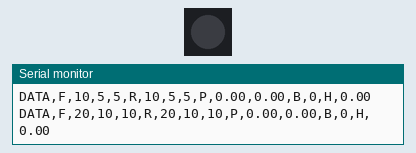
Recording of a program running on a simulated ESP32-C6. Shown: 1 RGB LEDs in strip order, left to right, the last lines printed to the serial monitor. Dim RGB values are drawn brighter than linear.

Above: at 0.1 s.
At 0.5 s:
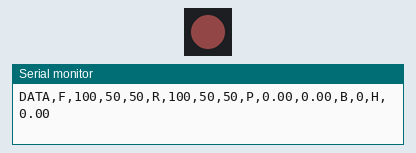
Timing chart, 0 to 2.0 s (numbered marks = the images above):
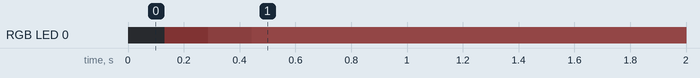

The program:

main.cpp
```cpp
// ========================================
// Wi-Fi/MQTT DISABLE for UART-only evaluation
// ========================================
#define DISABLE_WIFI

#include "globals.h"
#ifndef DISABLE_WIFI
#include "mqttClient.h"
#include "otaUpdater.h"
#include <WiFi.h>
#include <PubSubClient.h>
#include <WiFiMulti.h>
#endif
#include <Adafruit_NeoPixel.h>
// #include "defines.h"

int fwVersion = 9;

char macWithoutColons[13];
char deviceId[4] = "";  // ※ deviceId のサイズも globals.h と合わせる必要があります
uint8_t deviceIdNumber;

#ifndef DISABLE_WIFI
// Wi-Fi/MQTT 関連
const char* ssid        = "FU";
const char* password    = "spark!!!!!";
const char* mqtt_server = "192.168.1.2";
WiFiClient espClient;
PubSubClient mqttClient(espClient);
WiFiMulti wifiMulti;

IPAddress pickBroker(const String &ssid)
{
  if (ssid == "FU")
    return IPAddress(192, 168, 1, 2);
  if (ssid == "PRACHTSAALstudio")
    return IPAddress(192, 168, 178, 178);
  return IPAddress(192, 168, 0, 10); // デフォルト
}
#endif

// ESP32C6 Onboard LED関連
Adafruit_NeoPixel pixel(1, NEOPIXEL_PIN, NEO_GRB + NEO_KHZ800);

#ifndef DISABLE_WIFI
// 各種フラグや変数
bool idAcquired           = false;
bool colorTopicSubscribed = false;
bool psTopicSubscribed = false;
bool dlTopicSubscribed = false;
bool atTopicSubscribed = false;
bool rbTopicSubscribed = false; // 追加: "rb/" トピックのサブスクライブ状態
float xValue = 0.0, yValue = 0.0;
bool imuInitialized       = false;
uint8_t autonomousMode = 0; // 自律モードの状態 (0=OFF, 1=ON)
// OTA 関連
bool OTAprogress          = false;

// タイマー管理など（例）
unsigned long lastMacPublish   = 0;
unsigned long lastDataPublish  = 0;
const unsigned long macPublishInterval  = 5000;
const unsigned long dataPublishInterval = 1000;
#else
// UART-only mode variables
uint8_t autonomousMode = 0; // 自律モードの状態 (0=OFF, 1=ON)
#endif

// LED制御関連
bool mqtt_led_override = false;        // MQTTからのLED制御が有効かどうか
unsigned long last_mqtt_led_time = 0;  // 最後にMQTTからLED制御された時刻

// 現在の状態を保持
uint8_t current_f_r = 0, current_f_g = 0, current_f_b = 0;
uint8_t current_r_r = 0, current_r_g = 0, current_r_b = 0;
float current_pitch = 0.0f, current_yaw = 0.0f;

#ifndef DISABLE_WIFI
// ----- 追加：globals.h で extern 宣言している OTA 関連変数の定義 -----
// ※ これらの変数が otaUpdater.cpp で使われるので、必ず定義してください。
String host = "comone-fragmented-unity-fw.s3.ap-northeast-1.amazonaws.com";
int port = 80;
String bin = "/fu.bin";

long contentLength = 0;
bool isValidContentType = false;
int retryCount = 0;
const int maxRetry = 20;

// ----- 送信テスト用設定（例） -----
unsigned long lastSendTestPublish = 0;
int sendFlag = 1;
int sendFramerate = 1;
int sendPayloadSize = 10;
#endif

// ---------------------------------------------------------
// extern uint8_t PIN_U1_SDA; // I2C to U2
// extern uint8_t PIN_U1_SCL;

bool homed = false; // ホームポジションにいるかどうか

float enc_horizontal = 0.0; // MQTT から取得する水平エンコーダー値

// ----- LED Gradation variables -----
unsigned long lastHueSendTime = 0;
const unsigned long HUE_SEND_INTERVAL = 100; // 100ms interval
float currentHue = 220.0f; // Start with elegant blue-purple
float hueSpeed = 0.5f;     // Smooth speed for gradation

// Elegant HUE ranges (avoid vulgar colors)
const float HUE_BLUE_PURPLE_MIN = 220.0f;
const float HUE_BLUE_PURPLE_MAX = 280.0f;
const float HUE_CYAN_GREEN_MIN = 160.0f;
const float HUE_CYAN_GREEN_MAX = 200.0f;
const float HUE_GOLD_ORANGE_MIN = 20.0f;
const float HUE_GOLD_ORANGE_MAX = 50.0f;

// ---------------------------------------------------------
// ヘルパー関数
// ---------------------------------------------------------
void setLEDColor(uint8_t r, uint8_t g, uint8_t b) {
  // pixels.setPixelColor(0, pixels.Color(r, g, b)); // strip.gamma8(value)
  uint8_t r_corr = pixel.gamma8(r);
  uint8_t g_corr = pixel.gamma8(g);
  uint8_t b_corr = pixel.gamma8(b);
  setOnboardLEDColor(r, g, b);

  // MQTTからのLED制御をマーク
  mqtt_led_override = true;
  last_mqtt_led_time = millis();

  // 現在のLED状態を更新
  current_f_r = r_corr; current_f_g = g_corr; current_f_b = b_corr;
  current_r_r = r_corr; current_r_g = g_corr; current_r_b = b_corr;
  // 現在の姿勢データと合わせて統合パケット送信
  sendDataPacketToU3(current_f_r, current_f_g, current_f_b, current_r_r, current_r_g, current_r_b, current_pitch, current_yaw, autonomousMode);
}

void setTubeInitialColor(uint8_t r, uint8_t g, uint8_t b, uint8_t brightness) {
  // フェードイン演出: 黒(0,0,0)から目標色(r,g,b)まで2秒かけて徐々に明るく
  const int fadeSteps = 10;        // フェードステップ数
  const int fadeDelay = 40;        // 各ステップ間の遅延(ms) → 2秒総時間

  for (int step = 0; step <= fadeSteps; step++) {
    float progress = (float)step / fadeSteps;

    // 目標色への線形補間
    uint8_t fade_r = (uint8_t)(r * progress);
    uint8_t fade_g = (uint8_t)(g * progress);
    uint8_t fade_b = (uint8_t)(b * progress);
    // uint8_t fade_brightness = (uint8_t)(brightness * progress);

    // U3とオンボードLEDを同期してフェードイン
    sendDataPacketToU3(fade_r, fade_g, fade_b, fade_r, fade_g, fade_b, current_pitch, current_yaw, autonomousMode);
    setOnboardLEDColor(fade_r, fade_g, fade_b);

    delay(fadeDelay);
  }

  // 最終的な目標色を確実に設定
  sendDataPacketToU3(r, g, b, r, g, b, 0, 0, autonomousMode); // brightness を1 or 0に変更　isAutonomous
  setOnboardLEDColor(r, g, b);
}

void setOnboardLEDColor(uint8_t r, uint8_t g, uint8_t b){
  pixel.setPixelColor(0, pixel.Color(r, g, b));
  pixel.show();
}

// // 統合データパケット送信関数
// void sendDataPacketToU3(uint8_t f_r, uint8_t f_g, uint8_t f_b, uint8_t r_r, uint8_t r_g, uint8_t r_b, float pitch_deg, float yaw_deg, uint8_t brightness) {
//   // pitch: -60°〜+60° → 0〜255
//   uint8_t pitch8 = constrain((pitch_deg + 60.0f) * 255.0f / 120.0f, 0, 255);

//   // yaw: 0°〜360° → 0〜255
//   uint8_t yaw8 = constrain(yaw_deg * 255.0f / 360.0f, 0, 255);

//   // 重複送信防止：前回と同じデータなら送信しない
//   static uint8_t last_f_r = 255, last_f_g = 255, last_f_b = 255;
//   static uint8_t last_r_r = 255, last_r_g = 255, last_r_b = 255;
//   static uint8_t last_pitch8 = 255, last_yaw8 = 255;

//   // LED値は完全一致、pitch/yawは1以上の差があれば送信
//   bool led_same = (f_r == last_f_r && f_g == last_f_g && f_b == last_f_b &&
//                    r_r == last_r_r && r_g == last_r_g && r_b == last_r_b);
//   bool pitch_same = (abs((int)pitch8 - (int)last_pitch8) < 1);
//   bool yaw_same = (abs((int)yaw8 - (int)last_yaw8) < 1);

//   if (led_same && pitch_same && yaw_same) {
//     return; // 同じデータなので送信しない
//   }

//   // 前回データを更新
//   last_f_r = f_r; last_f_g = f_g; last_f_b = f_b;
//   last_r_r = r_r; last_r_g = r_g; last_r_b = r_b;
//   last_pitch8 = pitch8; last_yaw8 = yaw8;

//   // 統合パケット送信
//   Serial1.printf("DATA,F,%hhu,%hhu,%hhu,R,%hhu,%hhu,%hhu,P,%hhu,%hhu,B,%hhu\n", f_r, f_g, f_b, r_r, r_g, r_b, pitch8, yaw8, brightness);
//   Serial.printf("DATA,F,%hhu,%hhu,%hhu,R,%hhu,%hhu,%hhu,P,%hhu,%hhu,B,%hhu\n", f_r, f_g, f_b, r_r, r_g, r_b, pitch8, yaw8, brightness);
// }

// 統合データパケット送信関数
void sendDataPacketToU3(uint8_t f_r, uint8_t f_g, uint8_t f_b, uint8_t r_r, uint8_t r_g, uint8_t r_b, float pitch_deg, float yaw_deg, uint8_t brightness)
{
  // 重複送信防止：前回と同じデータなら送信しない
  static uint8_t last_f_r = 255, last_f_g = 255, last_f_b = 255;
  static uint8_t last_r_r = 255, last_r_g = 255, last_r_b = 255;
  static float last_pitch = 999.0f, last_yaw = 999.0f;
  static float last_enc_h = 999.0f;

  // LED値は完全一致、float値は0.01以上の差があれば送信
  bool led_same = (f_r == last_f_r && f_g == last_f_g && f_b == last_f_b &&
                   r_r == last_r_r && r_g == last_r_g && r_b == last_r_b);
  bool pitch_same = (abs(pitch_deg - last_pitch) < 0.01f);
  bool yaw_same = (abs(yaw_deg - last_yaw) < 0.01f);
  bool enc_h_same = (abs(enc_horizontal - last_enc_h) < 0.01f);

  if (led_same && pitch_same && yaw_same && enc_h_same)
  {
    return; // 同じデータなので送信しない
  }

  // 前回データを更新
  last_f_r = f_r;
  last_f_g = f_g;
  last_f_b = f_b;
  last_r_r = r_r;
  last_r_g = r_g;
  last_r_b = r_b;
  last_pitch = pitch_deg;
  last_yaw = yaw_deg;
  last_enc_h = enc_horizontal;

  // 統合パケット送信（pitch, yaw, enc_horizontalをfloatで送信）
  Serial1.printf("DATA,F,%hhu,%hhu,%hhu,R,%hhu,%hhu,%hhu,P,%.2f,%.2f,B,%hhu,H,%.2f\n", f_r, f_g, f_b, r_r, r_g, r_b, pitch_deg, yaw_deg, brightness, enc_horizontal);
  Serial.printf("DATA,F,%hhu,%hhu,%hhu,R,%hhu,%hhu,%hhu,P,%.2f,%.2f,B,%hhu,H,%.2f\n", f_r, f_g, f_b, r_r, r_g, r_b, pitch_deg, yaw_deg, brightness, enc_horizontal);
}


// Send elegant HUE gradation to U3 (tube_rp2040_eval)
void sendElegantHue() {
  unsigned long now = millis();

  // Check send interval
  if (now - lastHueSendTime < HUE_SEND_INTERVAL) {
    return;
  }
  lastHueSendTime = now;

  // Update HUE value (smooth gradation)
  currentHue += hueSpeed;

  // Cycle through elegant HUE ranges
  // Blue-purple (220-280°) → Cyan-green (160-200°) → Gold-orange (20-50°)
  if (currentHue >= HUE_BLUE_PURPLE_MIN && currentHue < HUE_BLUE_PURPLE_MAX) {
    // In blue-purple range
    if (currentHue >= HUE_BLUE_PURPLE_MAX - 1.0f) {
      currentHue = HUE_CYAN_GREEN_MIN; // Jump to cyan-green
    }
  }
  else if (currentHue >= HUE_CYAN_GREEN_MIN && currentHue < HUE_CYAN_GREEN_MAX) {
    // In cyan-green range
    if (currentHue >= HUE_CYAN_GREEN_MAX - 1.0f) {
      currentHue = HUE_GOLD_ORANGE_MIN; // Jump to gold-orange
    }
  }
  else if (currentHue >= HUE_GOLD_ORANGE_MIN && currentHue < HUE_GOLD_ORANGE_MAX) {
    // In gold-orange range
    if (currentHue >= HUE_GOLD_ORANGE_MAX - 1.0f) {
      currentHue = HUE_BLUE_PURPLE_MIN; // Jump back to blue-purple
    }
  }
  else {
    // Out of range, reset to start
    currentHue = HUE_BLUE_PURPLE_MIN;
  }

  // Send HUE value to U3 via UART
  Serial1.printf("HUE,%.1f\n", currentHue);

  // Debug output
  Serial.printf("Sent HUE: %.1f\n", currentHue);
}

#ifndef DISABLE_WIFI
void getMacAddress() {
  uint8_t mac[6];
  WiFi.macAddress(mac);
  sprintf(macWithoutColons, "%02X%02X%02X%02X%02X%02X",
          mac[0], mac[1], mac[2], mac[3], mac[4], mac[5]);
  // Serial.print("MAC address: ");
  // Serial.println(macWithoutColons);
}

void setup_wifi() {
  wifiMulti.addAP("FU", "spark!!!!!");
  // wifiMulti.addAP("CIC_Local", "qwertyuiop");
  wifiMulti.addAP("PRACHTSAALstudio", "04692645027246925387");
  delay(10);
  Serial.println("\nConnecting to WiFi...");
  // WiFi.begin(ssid, password);
  // while (WiFi.status() != WL_CONNECTED) {
  //   delay(500);
  //   Serial.print(".");
  // }
  int connectAtempts = 0;
  while (wifiMulti.run() != WL_CONNECTED) {
    Serial.print(".");  // Keep the serial monitor lit!
    connectAtempts++;
    if (connectAtempts > 10) ESP.restart();
    delay(500);
  }
  Serial.println("\nWiFi connected.");
  Serial.print("IP address: ");
  Serial.println(WiFi.localIP());
  String mac = WiFi.macAddress();
  Serial.println("MACADDR: " + mac);
}
#endif

// ---------------------------------------------------------
// setup()
// ---------------------------------------------------------
void setup() {
  // NeoPixel初期化
  pixel.begin();
  pixel.setBrightness(50);
  setOnboardLEDColor(100, 0, 0);
  Serial.begin(115200);

  // UART1 to U3 (tube_rp2040_eval)
  // ESP32-C6: TX=GPIO11, RX=GPIO10
  // RP2040: RX=GPIO1, TX=GPIO0
  Serial1.begin(9600, SERIAL_8N1, PIN_U1_RX, PIN_U1_TX);
  Serial.println("UART1 initialized: TX=GPIO11, RX=GPIO10, 9600 baud");

  // while (1)
  // {
  //   setTubeInitialColor(40, 10, 150, 255);
  // }

  // RS485 Test (removed blocking loop)
  Wire.begin(PIN_U1_SDA, PIN_U1_SCL); // I2C マスターとして初期化

#ifndef DISABLE_WIFI
  WiFi.setSleep(false);  // 省電力モードOFF

  // バースト回避用にランダムな遅延
  delay(random(0, 10000));

  // Wi-Fi接続＆MAC取得
  setup_wifi();
  getMacAddress();


  // MQTT設定
  // mqttClient.setServer(mqtt_server, 1883);
  mqttClient.setServer(pickBroker(WiFi.SSID()), 1883); // ←ここが肝
  mqttClient.setCallback(mqttCallback);
#endif

  Serial.println("Setup done.");
  setTubeInitialColor(100, 50, 50, 255);
}

// ---------------------------------------------------------
// loop()
// ---------------------------------------------------------
void loop() {

#ifndef DISABLE_WIFI
  if (!OTAprogress) {
    // MQTT再接続処理（ホーミング中はスキップ、ただしID未取得時は許可）
    if (!mqttClient.connected()) {
      if (homed || !idAcquired) {
        Serial.println("MQTT client not connected, attempting to reconnect...");
        reconnect();
      } else {
        // ホーミング中かつID取得済みの場合のみスキップ
        static unsigned long lastHomingMqttLog = 0;
        if (millis() - lastHomingMqttLog > 5000) {
          lastHomingMqttLog = millis();
          Serial.println("MQTT reconnection skipped during homing process");
        }
      }
    }
    mqttClient.loop();
#else
  {
#endif

    // Send elegant HUE gradation to tube (U3)
    sendElegantHue();

#ifndef DISABLE_WIFI

    // ホーミング状態の継続的なポーリング
    if (!homed && idAcquired) {
      static unsigned long lastDebugPrint = 0;
      bool homingResult = pollHoming(20); // 20msごとにホーミング状態をポーリング
      if (homingResult) {
        homed = true;
        Serial.println("HOMING COMPLETED!");
        for (int i = 0; i < 10; i++) {
          Serial1.printf("C\n");
          delay(10);
        }
        delay(100);
      } else {
        // 1秒毎にデバッグ情報を出力
        if (millis() - lastDebugPrint >= 1000) {
          lastDebugPrint = millis();
          Serial.print(" [pollHoming=false, homed=");
          Serial.print(homed ? "true" : "false");
          Serial.print(", idAcquired=");
          Serial.print(idAcquired ? "true" : "false");
          Serial.println("]");
        } else {
          Serial.print(".");  // 簡潔な進行表示
        }
      }
    }

    unsigned long now = millis();

    // 未ID取得の場合は、5秒毎に ini/<MAC> トピックへ空メッセージ送信（初期化用）
    if (!idAcquired) {
      if (now - lastMacPublish > macPublishInterval) {
        lastMacPublish = now;
        char iniTopic[32];
        snprintf(iniTopic, sizeof(iniTopic), "ini/%s", macWithoutColons);
        mqttClient.publish(iniTopic, "", true);
        Serial.print("Published initialization message to ");
        Serial.println(iniTopic);
      }
    }
    // ID取得済みの場合、かつ送信フラグがONならテストデータを送信
    // こちらテストなんで不要です。
    // else {
    //   if (sendFlag == 1) {
    //     // 送信間隔は sendFramerate（fps）により決定（例：1fpsなら1000ms間隔）
    //     int interval = 1000 / sendFramerate;
    //     if (now - lastSendTestPublish >= (unsigned long)interval) {
    //       lastSendTestPublish = now;

    //       // 指定バイト数分のランダムな数字文字列を生成
    //       // String randomData = "";
    //       // for (int i = 0; i < sendPayloadSize; i++) {
    //       //   randomData += char('0' + random(0, 10));
    //       // }

    //       // // トピックを "sendTest/<deviceId>" とする
    //       // String topic = String("sendTest/") + deviceId;

    //       // // 生成したランダムな数字文字列をペイロードとして送信
    //       // mqttClient.publish(topic.c_str(), randomData.c_str());
    //       // Serial.print("Published to ");
    //       // Serial.print(topic);
    //       // Serial.print(": ");
    //       // Serial.println(randomData);
    //     }
    //   }
    // }
#endif
  }
  // OTA進行中はOTAUpdater側で処理
}
```

globals.h
```cpp
#ifndef GLOBALS_H
#define GLOBALS_H

#include <Arduino.h>
#include <WiFi.h>
#include <PubSubClient.h>
#include <Adafruit_NeoPixel.h>
#include <Update.h>
#include <WiFiMulti.h>
#include <Wire.h>
// #include "defines.h"

// ---------------------------------------------------------
// グローバル変数の宣言 (実体は main.cpp で定義)
// ---------------------------------------------------------
extern int fwVersion;

// MACやID関連
extern char macWithoutColons[13];
extern char deviceId[4];
extern uint8_t deviceIdNumber;

// Wi-Fi/MQTT関連
extern const char* ssid;
extern const char* password;
extern const char* mqtt_server;
extern WiFiClient espClient;
extern PubSubClient mqttClient;
extern WiFiMulti wifiMulti;


// NeoPixel関連
extern Adafruit_NeoPixel pixels;

// フラグや各種変数
extern bool idAcquired;
extern bool colorTopicSubscribed;
extern bool psTopicSubscribed;
extern bool dlTopicSubscribed;
extern bool atTopicSubscribed;
extern bool rbTopicSubscribed; // 追加: "rb/" トピックのサブスクライブ状態
extern float xValue, yValue;
extern bool imuInitialized;
extern bool homed;
extern uint8_t autonomousMode;

// OTA関連
extern bool OTAprogress;
extern long contentLength;
extern bool isValidContentType;
extern int retryCount;
extern const int maxRetry;
extern String host;
extern int port;
extern String bin;

// タイマー管理
extern unsigned long lastMacPublish;
extern unsigned long lastDataPublish;
extern const unsigned long macPublishInterval;
extern const unsigned long dataPublishInterval;

// ---------------------------------------------------------
// コンパイル時定数（旧 #define）
// ---------------------------------------------------------
inline constexpr uint8_t NEOPIXEL_PIN = 8;
inline constexpr uint8_t U2_SLAVE_ADDRESS = 0x08;
inline constexpr uint8_t PIN_ONBOARD_LED = 8;
inline constexpr uint8_t PIN_U1_SDA = 6; // I2C to U2
inline constexpr uint8_t PIN_U1_SCL = 7;
inline constexpr uint8_t PIN_U1_RX = 10; // UART1 to U3
inline constexpr uint8_t PIN_U1_TX = 11;

extern float enc_horizontal; // MQTT から取得する水平エンコーダー値

// 筒リングLED輝度 (U3へ送信後U4にも反映)
inline constexpr uint8_t BRIGHTNESS = 255; // 0〜255
// ---------------------------------------------------------
// 共通ヘルパー関数 (main.cpp で定義)
// ---------------------------------------------------------
void setLEDColor(uint8_t r, uint8_t g, uint8_t b);
void sendDataPacketToU3(uint8_t f_r, uint8_t f_g, uint8_t f_b, uint8_t r_r, uint8_t r_g, uint8_t r_b, float pitch_deg, float yaw_deg, uint8_t brightness);
void setOnboardLEDColor(uint8_t r, uint8_t g, uint8_t b);
// ホーミング関数 (mqttClient.cpp で定義)
bool pollHoming(uint16_t every_ms);

// 降下制御関数
extern bool descent_completed;
extern bool descent_initiated;
void initiate_descent();
void check_descent_completion();

extern uint8_t current_f_r, current_f_g, current_f_b;
extern uint8_t current_r_r, current_r_g, current_r_b;
extern float current_pitch, current_yaw;

#endif
```
